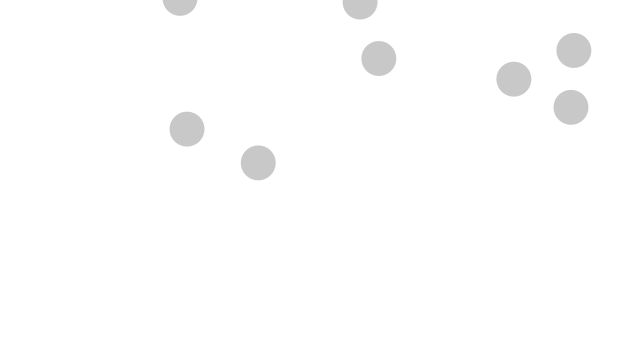
Frame 1 (no input)
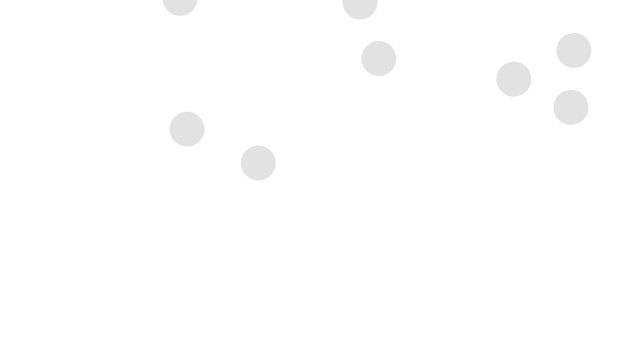
Frame 60 (the mouse pressed at the canvas centre just before this capture)
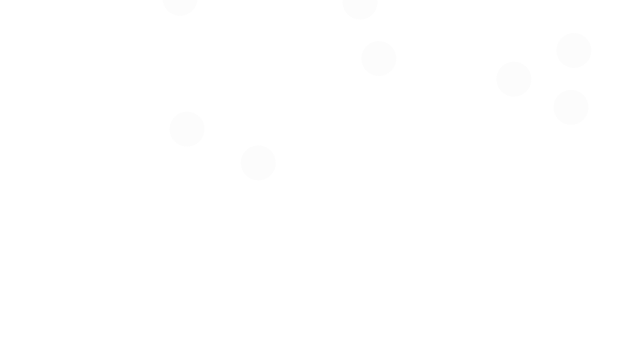
Frame 120 (the mouse held since frame 60 and released just before this capture)

The Processing sketch that drew these frames (run headless with seeded random() and noise(); from frame 60 on, the mouse is pressed at the canvas centre):

// Processing sketch: sketch_00_Partical
// ── sketch_00_Partical.pde
ArrayList <Particle> ps;

void setup() {
  size(640,360);
  ps = new ArrayList<Particle>();
  float total = 10;
  for(int i=0; i < total; i++){
    ps.add(new Particle(random(width), random(height)));
  }

}
 
void draw() {
  
  background(255);
  
  for(Particle p : ps){
  p.run();
  }
}
// ── Particle.pde
class Particle{
  
  PVector loc;
  PVector vel;
  PVector accel;
  
  float lifeSpan;
  
  float startX;
  float startY;

  Particle(float x_, float y_){
    loc = new PVector(x_, y_);
    vel = new PVector(0,0);
    accel = new PVector(0, 0);
    
    startX = x_;
    startY = y_;
    
    lifeSpan = 255;
  }
  
  void run(){
    update();
    display();
    
  }
  
  void update(){
    if(isDead()){
      lifeSpan = 255;
    }
    
    vel.add(accel);
    loc.add(vel);
    
    lifeSpan -= 2;
  
  }
  
  void display(){
    fill(200, lifeSpan);
    noStroke();
    pushMatrix();
    translate(loc.x, loc.y);
    ellipse(-35, -35, 35, 35);
    popMatrix();
  }
  
  /*
   void applyForce(Force f){
    accel.add(PVector.div(f.vForce,mass));
  }
  
    void ignoreForce(Force f){
    accel.sub(PVector.div(f.vForce,mass));
  }
  */
  
  boolean isDead(){
    if(lifeSpan < 0){
      return true;
    }else{
       return false;
    }
   }
  
  void reset(){
    loc.x = startX;
    loc.y = startY;
    vel.mult(0);

  }
}
